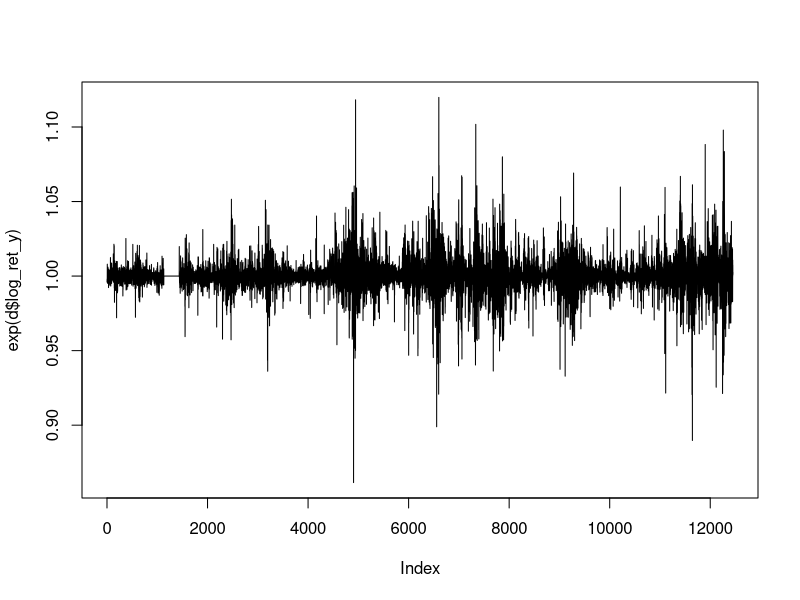
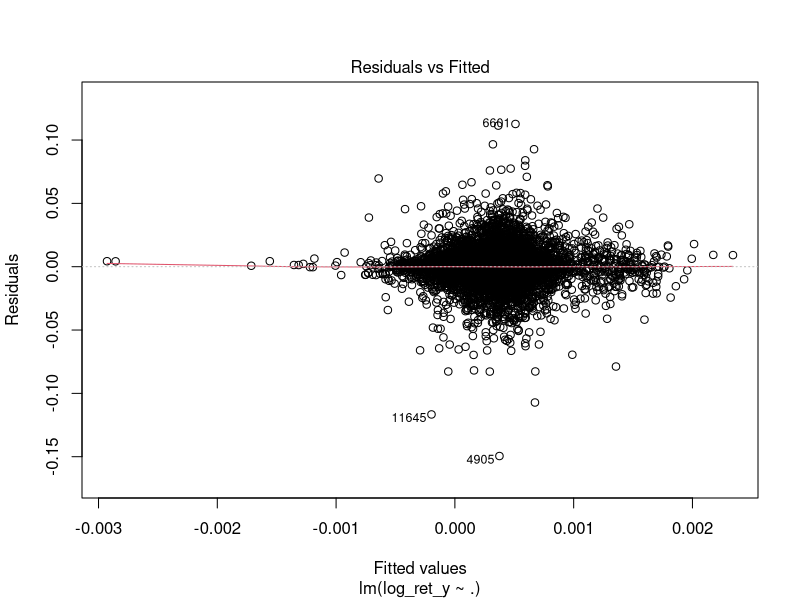
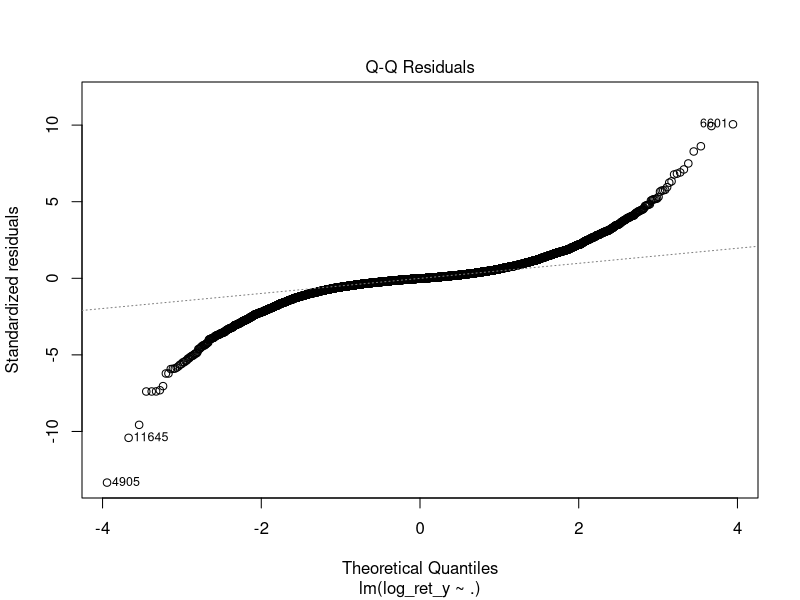
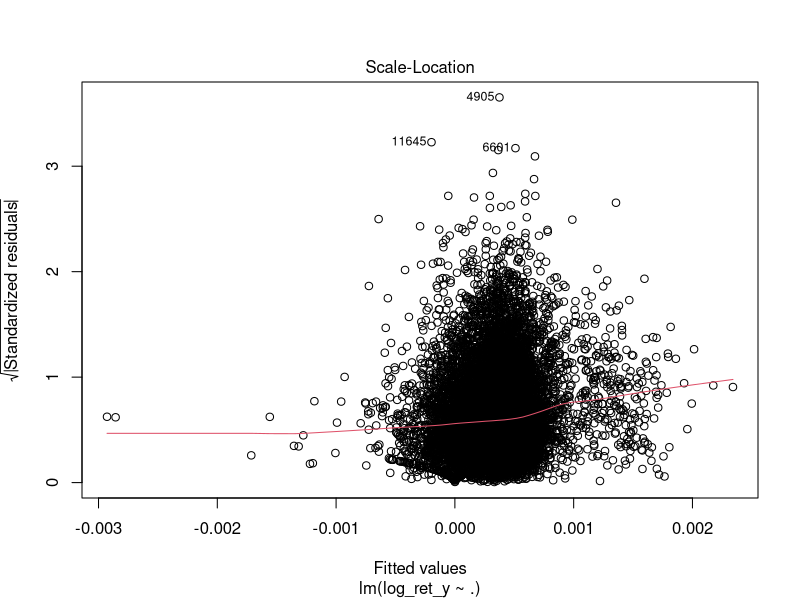
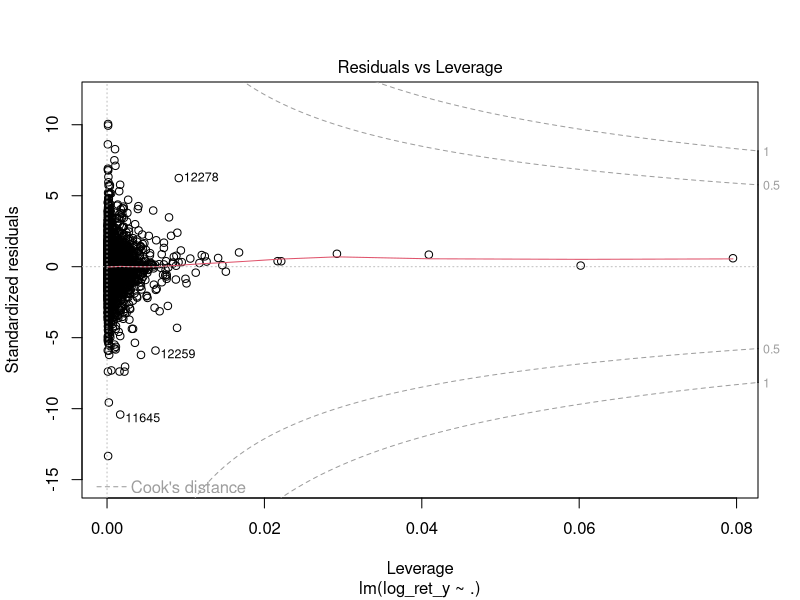
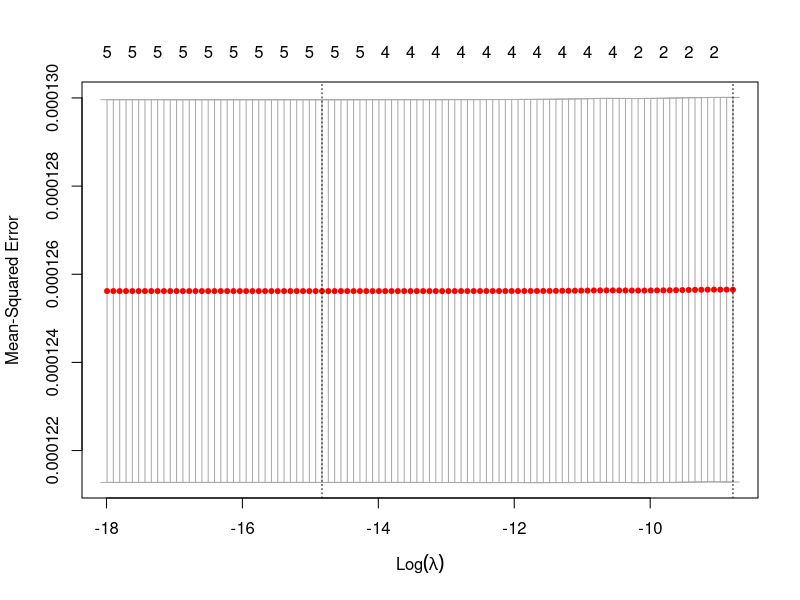

Reproduce these figures in R, in order.
library(forecast)
library(glmnet)
setwd("/Users/vsokolov/Dropbox/proj/dl-graph/code/model")
d = read.csv("3.csv")
head(d)

mu = mean(d$log_ret_y)

sd(d$log_ret_y)
plot(exp(d$log_ret_y), type='l')

yts = ts(data = d$log_ret_y,start = 1,frequency = 1)
m = auto.arima(y = yts)
sqrt(mean((m$fitted - yts)^2))
sqrt(mean((mu - d$log_ret_y)^2))


lmod = lm(log_ret_y~., data=d)
summary(lmod)
sqrt(mean((lmod$fitted - yts)^2))

plot(lmod)

cvfit = cv.glmnet(x = d[,1:5] %>% as.matrix(), y = d[,6])
plot(cvfit)

pred = predict(cvfit, newx = d[,1:5] %>% as.matrix(), s = "lambda.min")

sqrt(mean((m$fitted - yts)^2))
sqrt(mean((pred - d$log_ret_y)^2))
sqrt(mean((mu - d$log_ret_y)^2))
